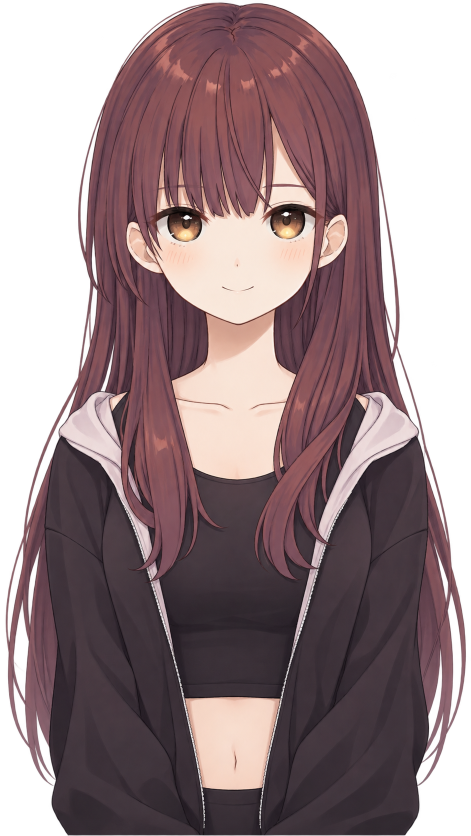
#> input picture runtime/codex-mobile/avatar/idle.png, 941 x 1672 px (shown at 1/2 size)
$ python bake_chat_body.py
#> lines starting #> are read from the running program, lines starting #| are printed output that depends on the picture
#!/usr/bin/env python3
"""Bake the chat portrait's transparent breathing loop with Pillow and libwebp.

The 640×660 image replaces source rows 702..1671 of the 941×1672 idle
drawing. It shares an immobile neck/hair band with the head through row 744.
Its 192 presentations last 6.4 seconds; no other portrait image is needed
under the animated region. Run: python3 tools/bake_chat_body.py
"""
from math import cos, exp, pi, sin
from pathlib import Path
from tempfile import TemporaryDirectory, TemporaryFile

from PIL import Image
from PIL.TiffImagePlugin import AppendingTiffWriter

ROOT = Path(__file__).resolve().parents[1]
AVATAR = ROOT / "runtime/codex-mobile/avatar"
SOURCE_W, SOURCE_H, CUT_Y = 941, 1672, 702
WIDTH, HEIGHT = 640, 660
FPS, COUNT = 30, 192
# The supplied cel has a fine near-opaque matte (most cloth pixels are
# alpha 251..253). Preserve its average coverage, and remove only the almost
# invisible noise that would otherwise have to be stored in every WebP frame.
COVERAGE = [0 if a <= 5 else 253 if a >= 248 else a for a in range(256)]


def smooth(u):
    u = max(0., min(1., u))
    return u * u * (3. - 2. * u)


def bell(value, center, spread):
    return exp(-.5 * ((value - center) / spread) ** 2)


def weights(px, py):
    """Inverse sampling in artwork pixels. Positive screen Y points down."""
    x, y = px / SOURCE_W, py / SOURCE_H
    # Registration at the collar and a relaxed lower hem. Remaining pixels
    # outside the silhouette move with its boundary, including soft alpha.
    top = smooth((py - 744.) / 87.)
    hem = smooth((1.01 - y) / .155)
    free = top * hem
    horizontal = smooth(min(x, 1. - x) / .048)
    side = 2. * x - 1.
    chest = bell(y, .585, .117)
    shoulder = bell(y, .498, .072) * (.54 + .70 * abs(side))
    belt = bell(y, .753, .176)
    # Left and right shoulders rise at different amplitudes. The middle of
    # the breastbone expands much less than the fabric near the upper arms.
    rise = 7.8 * chest + (13.0 - 4.0 * side) * shoulder
    stretch = side * (15.2 * chest + 3.3 * belt)
    # A small counterlean at the waist balances the rib cage. Hair tips at
    # the collar and down the sides trail the motion of the upper body.
    lean = 9.4 * bell(y, .555, .130) - 4.0 * bell(y, .831, .115)
    tilt = -11.6 * side * bell(y, .542, .118)
    inner_lock = bell(abs(side), .442, .131) * bell(y, .647, .078)
    outer_lock = bell(abs(side), .865, .110) * bell(y, .815, .116)
    hair = 6.8 * inner_lock + 11.2 * outer_lock
    return (-stretch * free * horizontal, rise * free,
            -lean * free * horizontal, tilt * free,
            -hair * free * horizontal, side * hair * .39 * free)


def movement(phase):
    if phase < .397:
        inhale = .5 - .5 * cos(pi * phase / .397)
    else:
        inhale = .5 + .5 * cos(pi * (phase - .397) / .603)
    rocking = .86 * sin(2. * pi * phase) ** 3 + .13 * sin(4. * pi * phase) ** 3
    trailing = sin(2. * pi * (phase - .092)) * sin(pi * phase) ** 2
    return inhale, rocking, trailing


def mesh_edges(length, spacing):
    return [*range(0, length, spacing), length]


def source_and_grid():
    with Image.open(AVATAR / "idle.png") as original:
#> original is the input picture: PIL image 941x1672 RGBA; mean R, G, B, A 84.3, 63.8, 67, 181.2
        if original.size != (SOURCE_W, SOURCE_H):
            raise ValueError("Register the motion mesh on the new portrait first")
        # Resample premultiplied colour. Interpolating straight alpha would
        # expose the RGB hidden in transparent pixels as a fringe on dark UI.
        body = original.convert("RGBa").crop((0, CUT_Y, SOURCE_W, SOURCE_H))
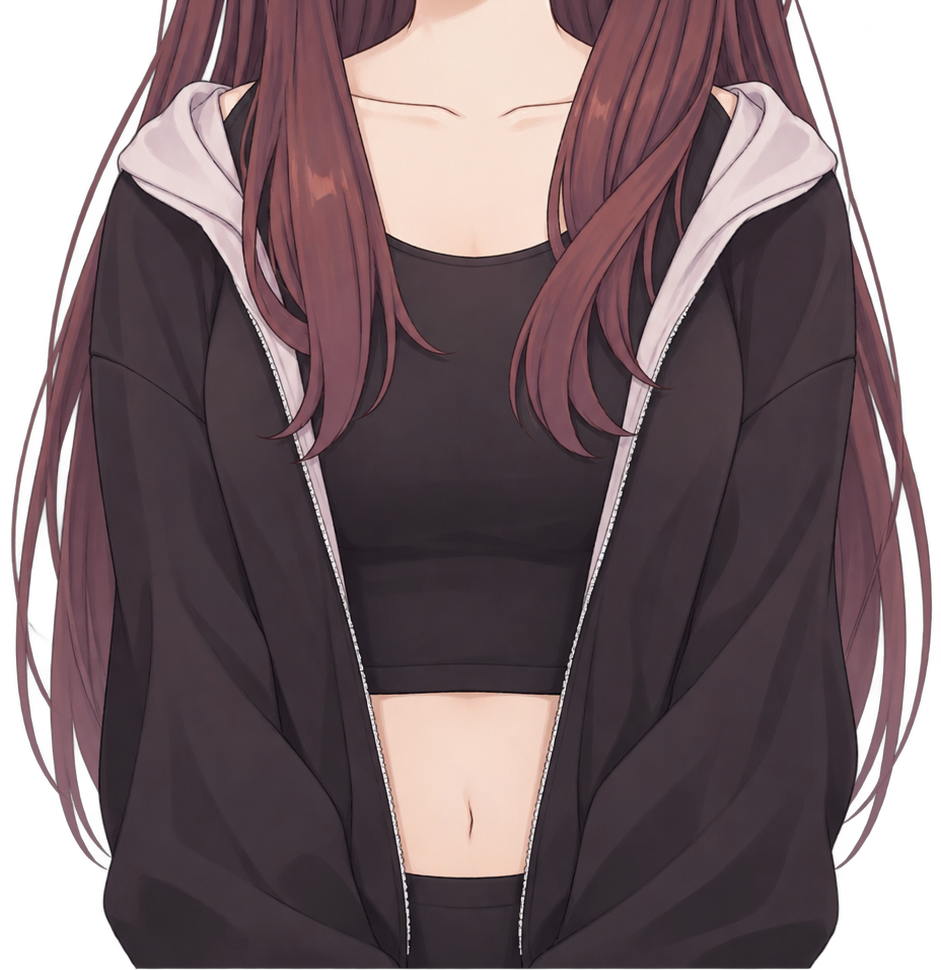
#> body: PIL image 941x970 RGBa; mean R, G, B, A 82.2, 65.3, 69.5, 211; transparent parts drawn white
        body = body.resize((WIDTH, HEIGHT), Image.Resampling.LANCZOS)
#> body: PIL image 640x660 RGBa
    xs, ys = mesh_edges(WIDTH, 24), mesh_edges(HEIGHT, 22)
    lock = round((744 - CUT_Y) * HEIGHT / (SOURCE_H - CUT_Y))
    ys = sorted(set(ys + [lock]))
    points = {(x, y): weights(x * SOURCE_W / WIDTH,
                              CUT_Y + y * (SOURCE_H - CUT_Y) / HEIGHT)
              for y in ys for x in xs}
    cells = [(x, y, r, b) for y, b in zip(ys, ys[1:]) for x, r in zip(xs, xs[1:])]
    return body, points, cells


def pose(source, points, cells, frame):
    breath, weight, delay = movement(frame / COUNT)
    if frame % COUNT == 0:
        return source.convert("RGBA")
    mapped = {}
    for (x, y), (bx, by, wx, wy, hx, hy) in points.items():
        mapped[x, y] = (x + WIDTH / SOURCE_W * (bx * breath + wx * weight + hx * delay),
                        y + HEIGHT / (SOURCE_H - CUT_Y) * (by * breath + wy * weight + hy * delay))
    mesh = []
    for box in cells:
        x, y, r, b = box
        quad = (*mapped[x, y], *mapped[x, b], *mapped[r, b], *mapped[r, y])
        mesh.append((box, quad))
    return source.transform((WIDTH, HEIGHT), Image.Transform.MESH, mesh,
                            Image.Resampling.BICUBIC, fillcolor=(0, 0, 0, 0)).convert("RGBA")


def bake(destination):
    body, points, cells = source_and_grid()
#> points = 896 items; cells = 837 items, first 6: (0, 0, 24, 22), (24, 0, 48, 22), (48, 0, 72, 22), (72, 0, 96, 22), (96, 0, 120, 22), (120, 0, 144, 22)
    # A disk-backed sequence feeds one frame at a time through Pillow's public
    # animation writer. The atlas alternative would hold 309 MiB of RGBA.
    with TemporaryFile() as spool:
        with AppendingTiffWriter(spool) as pages:
            for i in range(COUNT):
                frame = pose(body, points, cells, i)
                frame.putalpha(frame.getchannel("A").point(COVERAGE))
                frame.save(pages, format="TIFF", compression="packbits")
                pages.newFrame()
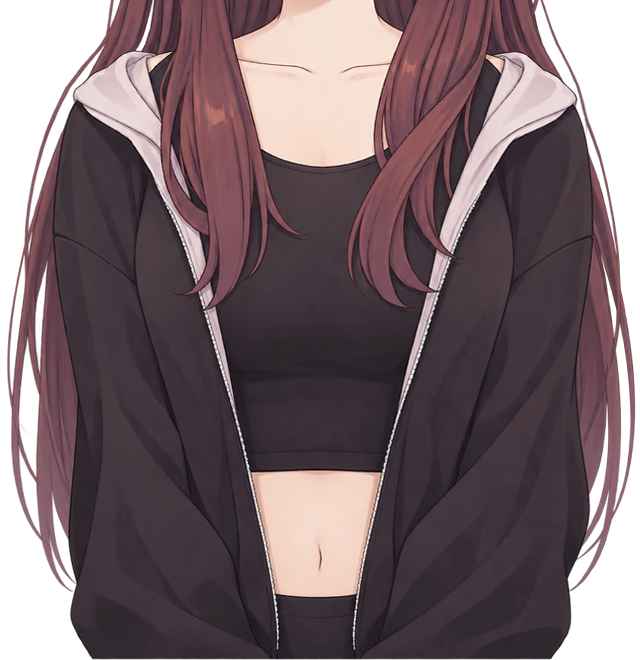
#> frame: PIL image 640x660 RGBA; mean R, G, B, A 84.3, 66.5, 71, 215; transparent parts drawn white
        del pages
        spool.seek(0)
        with Image.open(spool) as sequence, TemporaryDirectory(dir=destination.parent) as folder:
            if sequence.n_frames != COUNT:
                raise ValueError("Incomplete portrait frame sequence")
            durations = [round(1000 * (i + 1) / FPS) - round(1000 * i / FPS) for i in range(COUNT)]
            output = Path(folder) / "idle.webp"
            sequence.save(output, format="WEBP", save_all=True, duration=durations, loop=0,
                          background=(0, 0, 0, 0), quality=70, alpha_quality=80,
                          method=4, kmin=15, kmax=29)
            output.replace(destination)


if __name__ == "__main__":
#> (the run stopped early here; a loop or call above may not have finished)
